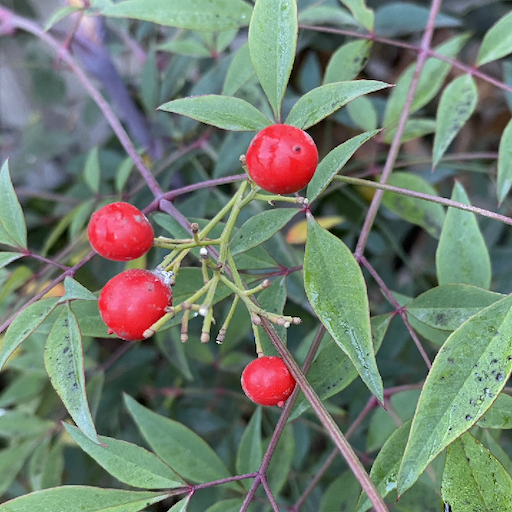
#> input picture semestre-5/Procesamiento digital de images/img/frutos_rojos.png, 512 x 512 px
$ python fruits.py
#> lines starting #> are read from the running program, lines starting #| are printed output that depends on the picture; after the words box and inside, x2 and y2 are one past the last pixel; in counts of white or black regions, pixels touching at a corner belong together
### semestre-5/Procesamiento digital de images/helpers/functions.py
import copy
import numpy as np
import cv2
import matplotlib.pyplot as plt

def render(value):
    plt.clf()
    plt.imshow(value,cmap="gray")
    plt.show()

# [16 lines left out: functions information, segmentation, not called in this run]

def clear_img(img):
    img_copy = np.copy(img)
    (row, _) = img_copy.shape
    for i in range(row):
        count = np.sum(img_copy[i, :])
        if count < 20:
            img_copy[i] = 0
    return img_copy

# [25 lines left out: functions render_with_lines, get_coordinates_of_color, not called in this run]

def create_border_of_color(img):
    (row,column) = img.shape
    border = np.zeros((row,column))
    for i in range(1,row - 1):
        for j in range(1,column - 1):
            count = np.sum([
                img[i - 1,j - 1],
                img[i,j - 1],
                img[i + 1,j - 1],
                img[i - 1,j],
                img[i + 1,j],
                img[i - 1,j + 1],
                img[i,j + 1],
                img[i + 1,j + 1]
            ])

            if(count >= 3 and count <=6):
                border[i -1,j]=1
                border[i + 1,j]=1
                border[i,j]=1
                border[i,j - 1]=1
                border[i,j + 1]=1

    return border

def draw_border(img,mask):
    img_copy=copy.deepcopy(img)
    (row,column,_)=img_copy.shape
    for i in range(row):
        for j in range(column):
            if(mask[i,j]==1):
                img_copy[i,j,:]=[155, 89, 182]
    return img_copy

# [9 lines left out: function resize, not called in this run]

### semestre-5/Procesamiento digital de images/exam/fruits.py
import copy
import numpy as np
from cv2 import imread
import matplotlib.pyplot as plt
from helpers.functions import render, clear_img, create_border_of_color, draw_border

def histogram(img,color):
    img_copy = np.copy(img)
    (row, column) = img_copy.shape
    img_copy.shape = row*column
    plt.hist(img_copy, bins=255,range=(0,255),histtype="step",color=color)

# Fruits
fruits = imread("../img/frutos_rojos.png")
#> fruits is the input picture: shape (512, 512, 3); mean B, G, R 111.7, 125.1, 112.8
fruits_channel_raw = fruits[:,:,(2,1,0)]
fruits_channel = copy.deepcopy(fruits_channel_raw)
R=fruits_channel[:,:,0]
G=fruits_channel[:,:,1]
B=fruits_channel[:,:,2]
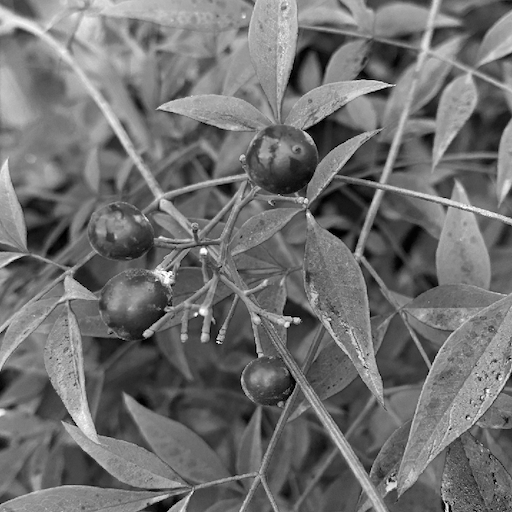
#> B: shape (512, 512); min 0, max 255, mean 111.7

red_segmentated = R > 180
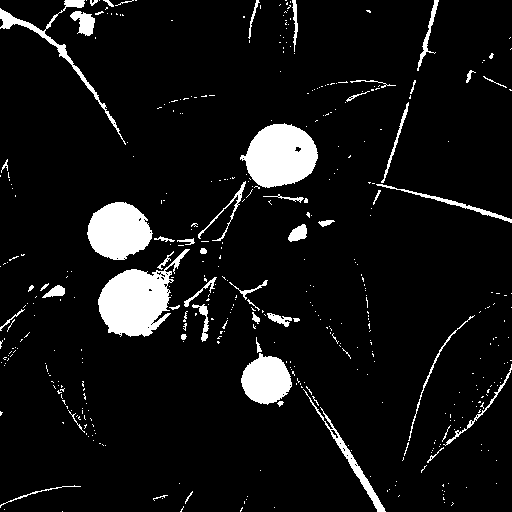
#> red_segmentated: shape (512, 512) bool; 7.6% white; 439 white regions (385 under 20 px), largest, box (x1, y1, x2, y2) and area: (98, 249, 190, 337) 3944, (240, 123, 318, 188) 3563, (87, 202, 153, 260) 2792
green_segmentated = G < 130
#> green_segmentated: shape (512, 512) bool; 53% white; 229 black regions (182 under 20 px), largest, box (x1, y1, x2, y2) and area: (0, 0, 512, 512) 79838, (0, 252, 225, 512) 24228, (288, 212, 392, 406) 8413
blue_segmentated = B < 170
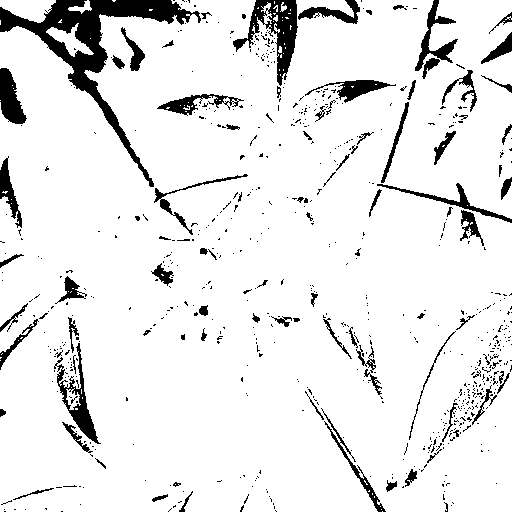
#> blue_segmentated: shape (512, 512) bool; 90.9% white; 709 black regions (619 under 20 px), largest, box (x1, y1, x2, y2) and area: (0, 0, 201, 187) 6167, (233, 0, 298, 86) 1935, (54, 343, 101, 444) 1092

RGB = np.concatenate((red_segmentated,green_segmentated,blue_segmentated), axis=1)
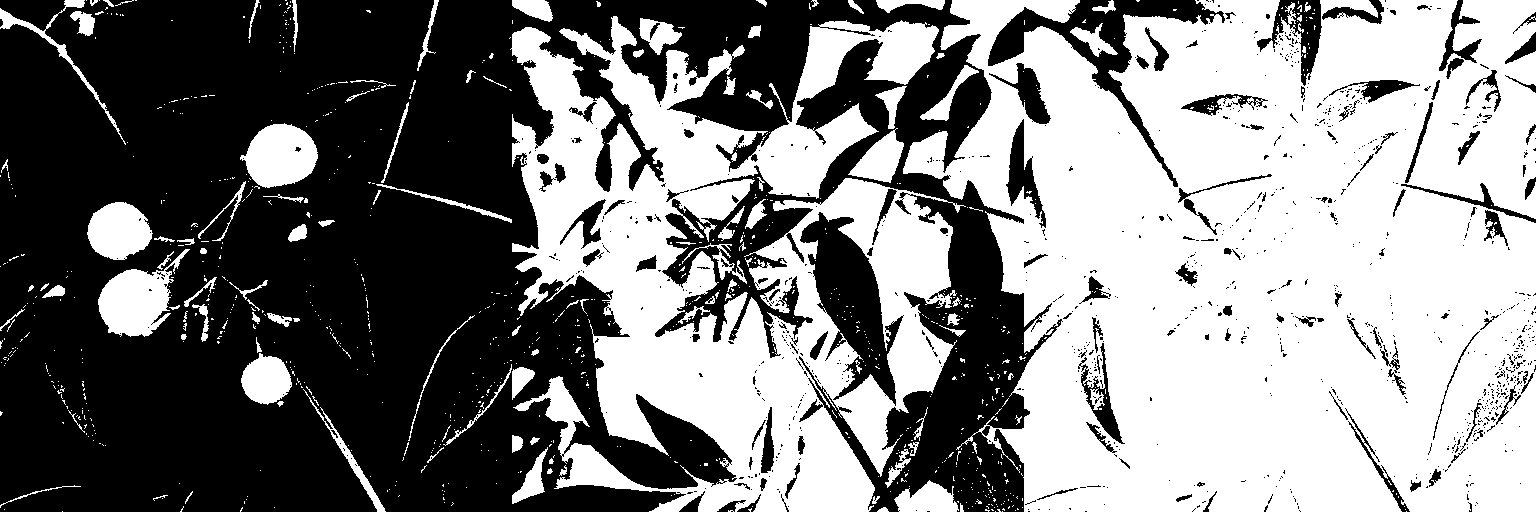
#> RGB: shape (512, 1536) bool; 50.5% white; 955 black regions (828 under 20 px), largest, box (x1, y1, x2, y2) and area: (0, 0, 1063, 512) 350253, (800, 212, 904, 406) 8413, (988, 0, 1225, 187) 7332

red_green_segmented = np.logical_and(red_segmentated,green_segmentated)
#> red_green_segmented: shape (512, 512) bool; 4.4% white; 14 white regions (9 under 20 px), largest, box (x1, y1, x2, y2) and area: (98, 269, 171, 337) 3485, (245, 124, 318, 188) 3425, (88, 202, 153, 260) 2707, (242, 356, 292, 405) 1805, (277, 401, 284, 406) 23
fruit_segmented_red = np.logical_and(red_green_segmented,blue_segmentated)
#> fruit_segmented_red: shape (512, 512) bool; 4.4% white; 14 white regions (9 under 20 px), largest, box (x1, y1, x2, y2) and area: (98, 269, 171, 337) 3485, (245, 124, 318, 188) 3414, (88, 202, 153, 260) 2706, (242, 356, 292, 405) 1805, (277, 401, 284, 406) 23
fruit_cleaned = clear_img(fruit_segmented_red)
#> the loop in clear_img, `for i in range(row):` made 512 passes
#> count on passes 1 to 3: 0, 0, 0
#> after the loop in clear_img, `for i in range(row):`:
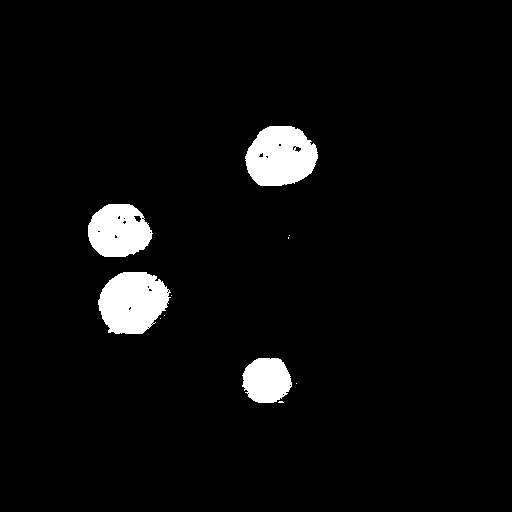
#> img_copy: shape (512, 512) bool; 4.3% white; 11 white regions (7 under 20 px), largest, box (x1, y1, x2, y2) and area: (98, 272, 171, 334) 3413, (245, 126, 318, 186) 3372, (88, 204, 153, 257) 2639, (242, 358, 292, 403) 1775

fruit_mask = create_border_of_color(fruit_cleaned)
#> after the loop in create_border_of_color, `for i in range(1,row - 1):`: border: shape (512, 512) float64; values 0 (black) and 1 (white), 1.2% white; 13 white regions (1 under 20 px), largest, box (x1, y1, x2, y2) and area: (96, 270, 172, 336) 771, (243, 124, 320, 188) 730, (86, 202, 154, 259) 709
fruit_with_border = draw_border(fruits_channel_raw, fruit_mask)
#> after the loop in draw_border, `for i in range(row):`:
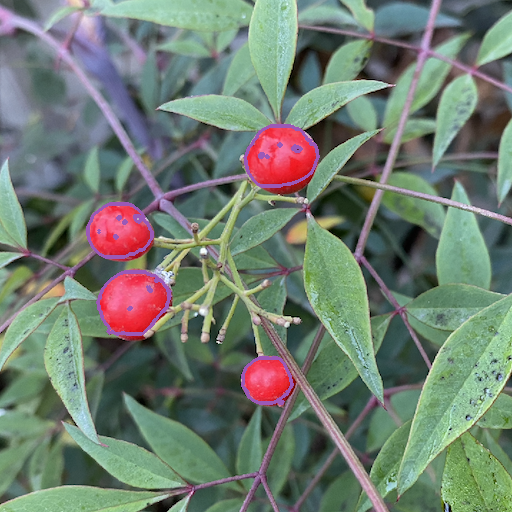
#> img_copy: shape (512, 512, 3); mean R, G, B 112.3, 125.2, 112.8
render(fruit_with_border)

histogram(R,"red")
histogram(G,"green")
histogram(B,"blue")
plt.show()
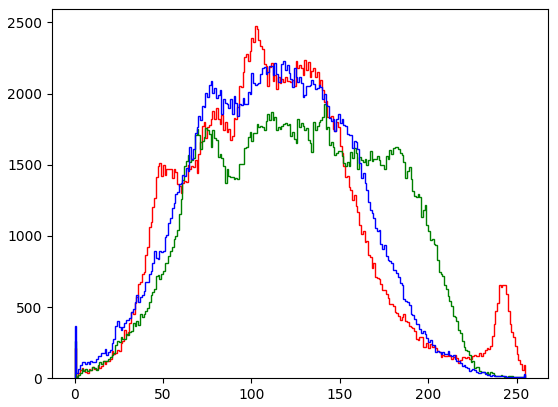
#> figure drawn by matplotlib, 1 panel

$ run again, with semestre-5/Procesamiento digital de images/img/profile.png copied over semestre-5/Procesamiento digital de images/img/frutos_rojos.png
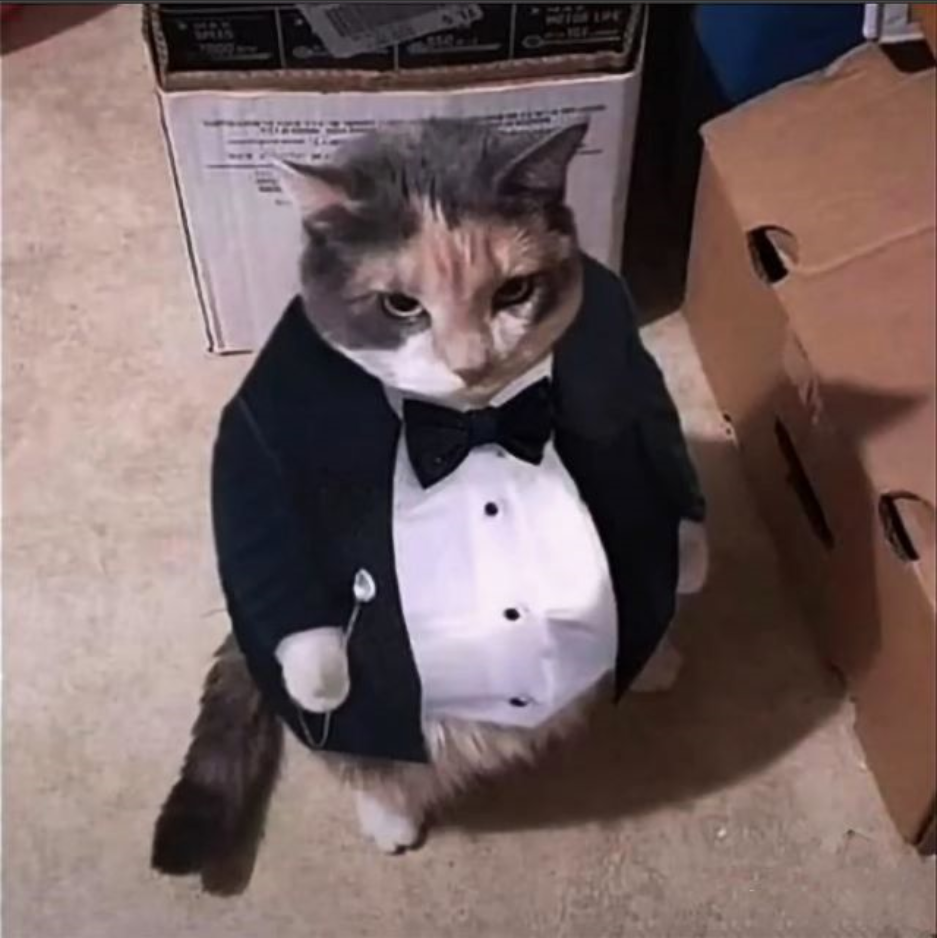
#> input picture semestre-5/Procesamiento digital de images/img/profile.png, 937 x 938 px
#> fruits is the input picture: shape (938, 937, 3); mean B, G, R 98.7, 99.8, 117.9
#> `red_segmentated = R > 180`:
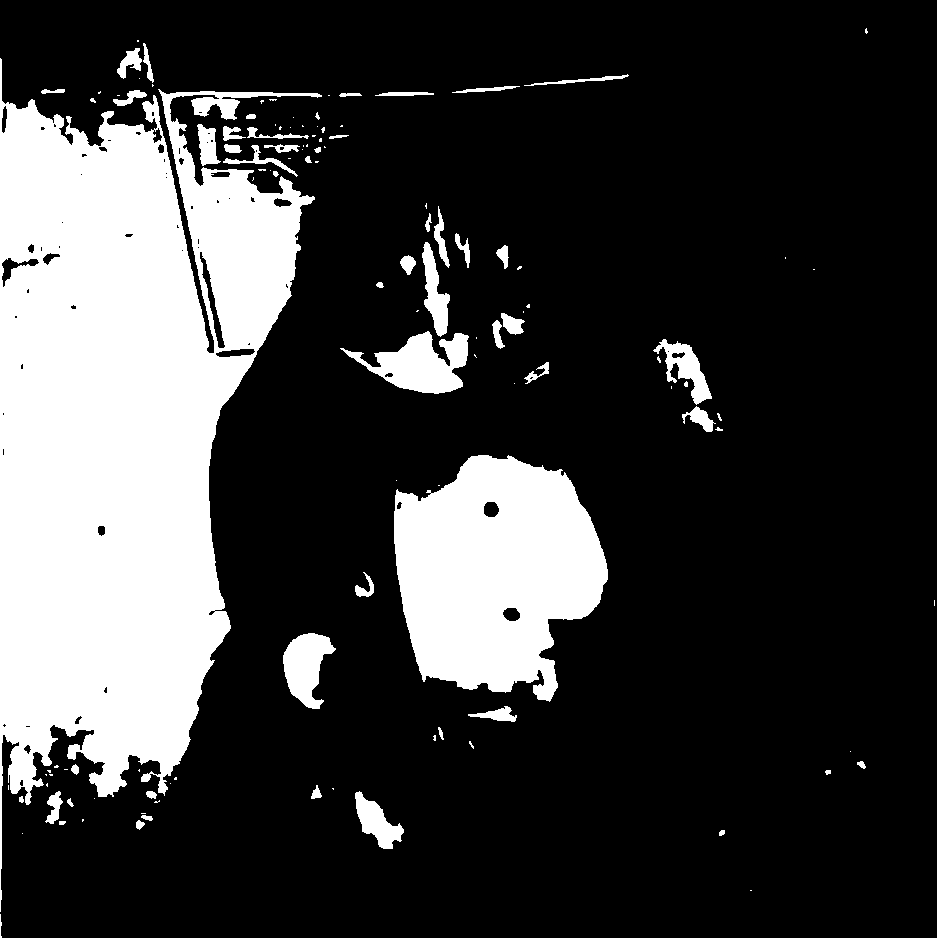
#> red_segmentated: shape (938, 937) bool; 23.2% white; 120 white regions (67 under 20 px), largest, box (x1, y1, x2, y2) and area: (0, 58, 322, 912) 148900, (394, 455, 608, 702) 37490, (340, 331, 469, 394) 4081
#> green_segmentated: shape (938, 937) bool; 62.7% white; 189 black regions (103 under 20 px), largest, box (x1, y1, x2, y2) and area: (0, 4, 633, 938) 235723, (393, 442, 614, 759) 47678, (781, 723, 900, 917) 11212
#> blue_segmentated: shape (938, 937) bool; 82.3% white; 126 black regions (83 under 20 px), largest, box (x1, y1, x2, y2) and area: (0, 89, 257, 938) 75751, (393, 453, 609, 724) 42387, (161, 92, 343, 353) 23235
#> RGB: shape (938, 2811) bool; 56.1% white; 377 black regions (229 under 20 px), largest, box (x1, y1, x2, y2) and area: (0, 0, 1570, 938) 908005, (1874, 89, 2131, 938) 75751, (1330, 442, 1551, 759) 47678
#> red_green_segmented: shape (938, 937) bool; every value is 0
#> `plt.show()`:
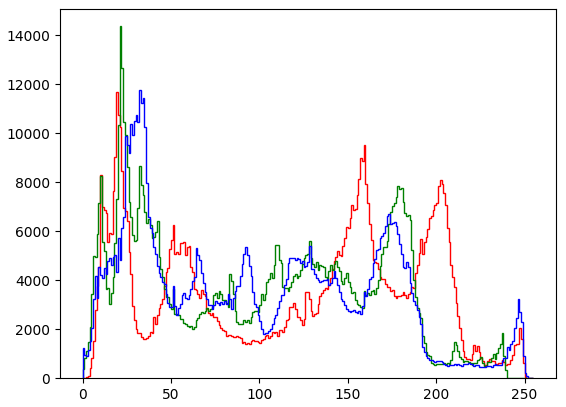
#> figure drawn by matplotlib, 1 panel

$ run again, with semestre-5/Procesamiento digital de images/img/rices.png copied over semestre-5/Procesamiento digital de images/img/frutos_rojos.png
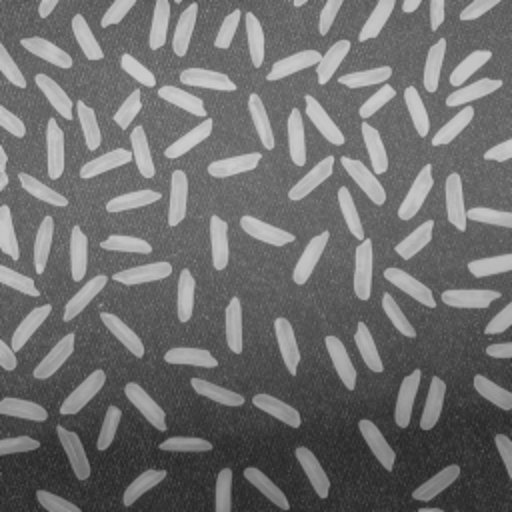
#> input picture semestre-5/Procesamiento digital de images/img/rices.png, 512 x 512 px
#> fruits is the input picture: shape (512, 512, 3); min 38, max 207, mean 111.3
#> `red_segmentated = R > 180`:
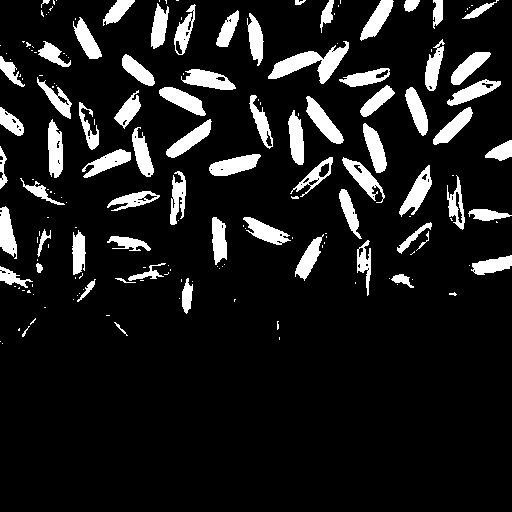
#> red_segmentated: shape (512, 512) bool; 11.4% white; 178 white regions (108 under 20 px), largest, box (x1, y1, x2, y2) and area: (268, 41, 349, 84) 1287, (306, 96, 344, 144) 715, (209, 154, 261, 176) 697
#> green_segmentated: shape (512, 512) bool; 73.6% white; 173 black regions (75 under 20 px), largest, box (x1, y1, x2, y2) and area: (266, 40, 351, 85) 1757, (79, 125, 156, 179) 1739, (337, 186, 373, 300) 1691
#> blue_segmentated: shape (512, 512) bool; 83.7% white; 115 black regions (37 under 20 px), largest, box (x1, y1, x2, y2) and area: (267, 41, 350, 84) 1464, (342, 157, 385, 204) 836, (399, 164, 433, 219) 832
#> RGB: shape (512, 1536) bool; 56.2% white; 331 black regions (157 under 20 px), largest, box (x1, y1, x2, y2) and area: (0, 0, 564, 512) 236633, (957, 172, 1042, 260) 2240, (778, 40, 863, 85) 1757
#> red_green_segmented: shape (512, 512) bool; every value is 0
#> `plt.show()`:
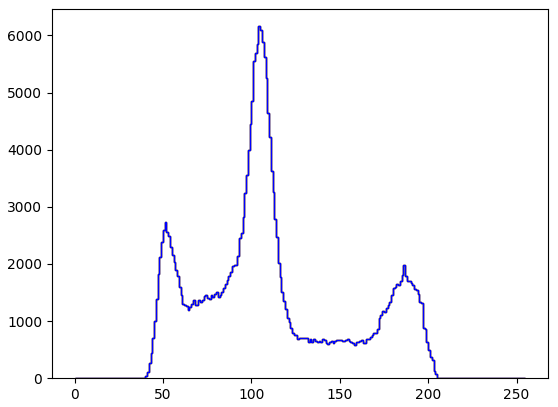
#> figure drawn by matplotlib, 1 panel
